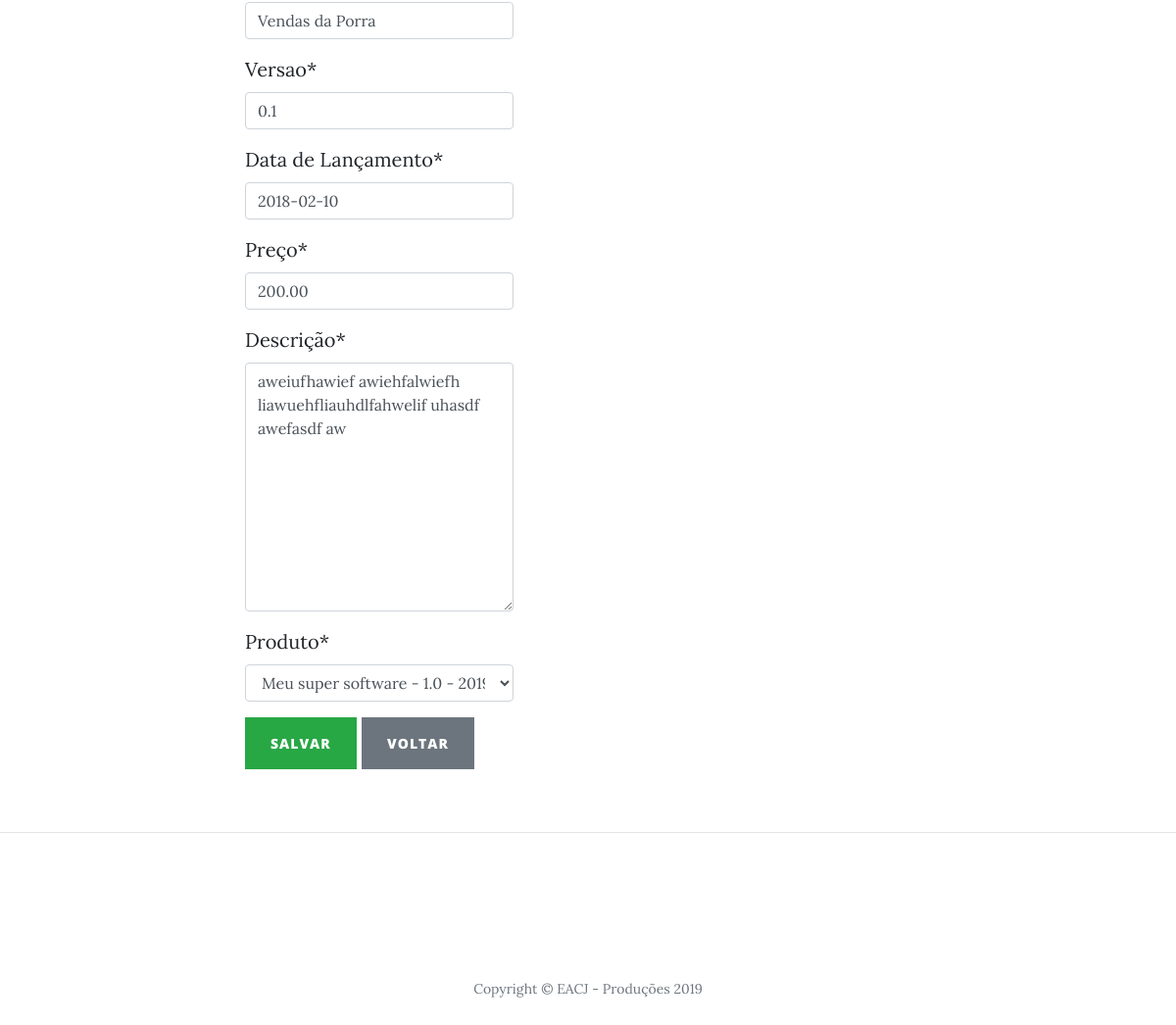
Before: /alterar/modulo/1 (signed in, lower part) with the older database file.
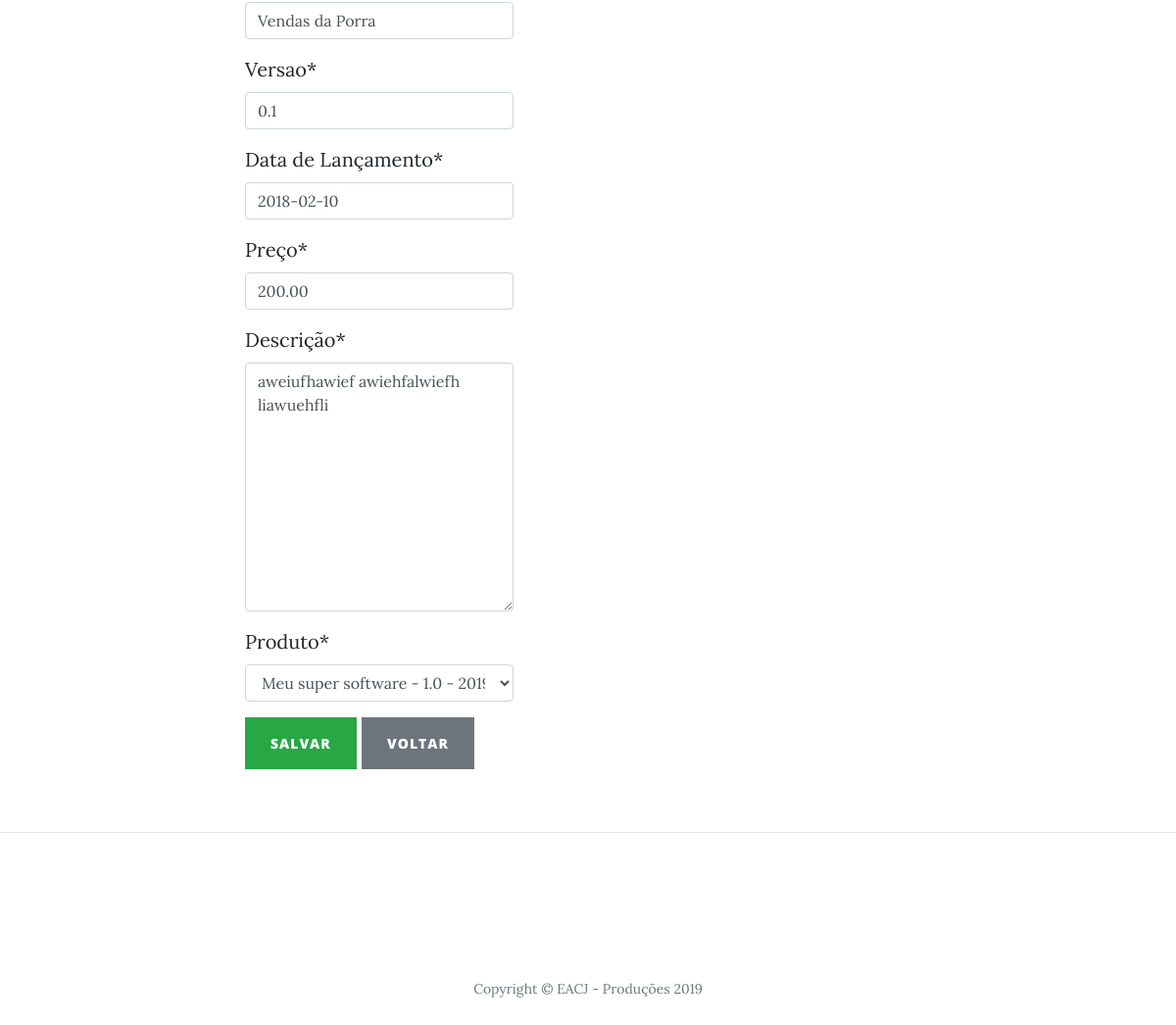
After: the same page with the newer database file.
### main/models.py (models this page shows, shortened)
class Modulo(models.Model):
    nome            = models.CharField(max_length=100)
    dataLancamento  = models.DateField(verbose_name="Data de Lançamento")
    versao          = models.CharField(max_length=5)
    preco           = models.DecimalField(max_digits=6, decimal_places=2, verbose_name="Preço")
    descricao       = models.TextField(verbose_name="Descrição")
    produto         = models.ForeignKey(Produto, on_delete=models.PROTECT)

class Produto(models.Model):
    titulo          = models.CharField(max_length=200)
    versao          = models.CharField(max_length=5)
    dataLancamento  = models.DateField(verbose_name="Data de Lançamento")
    descricao       = models.TextField(verbose_name="Descrição")
    def __str__(self):
        return self.titulo + " - " + self.versao + " - " + str(self.dataLancamento)

### main/views.py (the view)
# urls.py: path('alterar/modulo/<int:pk>', ModuloUpdate.as_view(), name="editar-modulo"),
class ModuloUpdate(LoginRequiredMixin, UpdateView):
    model = Modulo
    template_name = "formulario.html"
    success_url = reverse_lazy("listar-modulo")
    fields = ['nome', 'versao', 'dataLancamento','preco', 'descricao', 'produto']
    def get_context_data(self, *args, **kwargs):
        context = super(ModuloUpdate, self).get_context_data(*args, **kwargs)
        context['titulo'] = "Editar cadastro de Modulo"
        context['botao'] = "Salvar"
        context['classeBotao'] = "btn-success"
        return context

### main/templates/formulario.html (shortened to what this page needs)
{% extends 'index_template.html' %}
{% load static %}
{% load crispy_forms_tags %}
{% block content %}
<div class="container py-5">
    <div class="row">
        <div class="col-lg-5">
            <form method="post">
                {{ form|crispy }}
                <button type="submit" class="btn {{ classeBotao }}">
                    {{ botao }}
                </button>
                <a href="{% url 'index' %}" class="btn btn-secondary">
                    Voltar
                </a>
            </form>
        </div>
    </div>
</div>
{% endblock %}

### main/templates/index_template.html (shortened to what this page needs)
{% load static %}
<!DOCTYPE html>
<html>
<head>
  <link href="{% static 'vendor/bootstrap/css/bootstrap.css' %}" rel="stylesheet">
  <link href="{% static 'vendor/fontawesome-free/css/all.min.css' %}" rel="stylesheet" type="text/css">
  <link href="{% static 'css/clean-blog.css' %}" rel="stylesheet">
</head>
<body>
  {% block mainContent %}
  <div class="container">
    <div class="row">
      <div class="col-lg-8 col-md-10 mx-auto">
        {% block content %}{% endblock %}
      </div>
    </div>
  </div>
  {% endblock %}
  {% block footer %}
  <hr>
  <footer>
    <div class="container">
      <div class="row">
        <div class="col-lg-8 col-md-10 mx-auto">
          <ul class="list-inline text-center">
            <li class="list-inline-item">
              <a href="https://twitter.com/VenoxCruz">
                <span class="fa-stack fa-lg">
                  <i class="fas fa-circle fa-stack-2x"></i>
                  <i class="fab fa-twitter fa-stack-1x fa-inverse"></i>
                </span>
              </a>
            </li>
            <li class="list-inline-item">
              <a href="https://www.facebook.com/eduardo.cruz.3150">
                <span class="fa-stack fa-lg">
                  <i class="fas fa-circle fa-stack-2x"></i>
                  <i class="fab fa-facebook-f fa-stack-1x fa-inverse"></i>
                </span>
              </a>
            </li>
            <li class="list-inline-item">
              <a href="https://github.com/EduardoCruzProductions/">
                <span class="fa-stack fa-lg">
                  <i class="fas fa-circle fa-stack-2x"></i>
                  <i class="fab fa-github fa-stack-1x fa-inverse"></i>
                </span>
              </a>
            </li>
          </ul>
          <p class="copyright text-muted">Copyright &copy; EACJ - Produções 2019</p>
        </div>
      </div>
    </div>
  </footer>
  {% endblock %}
</body>
</html>

### static/css/clean-blog.css (style rules this page uses)
body { font-size: 20px; color: #212529; font-family: 'Lora', 'Times New Roman', serif; }
p { line-height: 1.5; margin: 30px 0; }
a { color: #212529; -webkit-transition: all 0.2s; transition: all 0.2s; }
footer { padding: 50px 0 65px; }
footer .list-inline { margin: 0; padding: 0; }
footer .copyright { font-size: 14px; margin-bottom: 0; text-align: center; }
.btn { font-size: 14px; font-weight: 800; padding: 15px 25px; letter-spacing: 1px; text-transform: uppercase; border-radius: 0; font-family: 'Open Sans', 'Helvetica Neue', Helvetica, Arial, sans-serif; }

Changed rows visible on the page:
changed Modulo "Vendas da Porra": descricao "aweiufhawief awiehfalwiefh liawuehfliauhdlfahwelif uhasdf awefasdf aw" → "aweiufhawief awiehfalwiefh liawuehfli"
